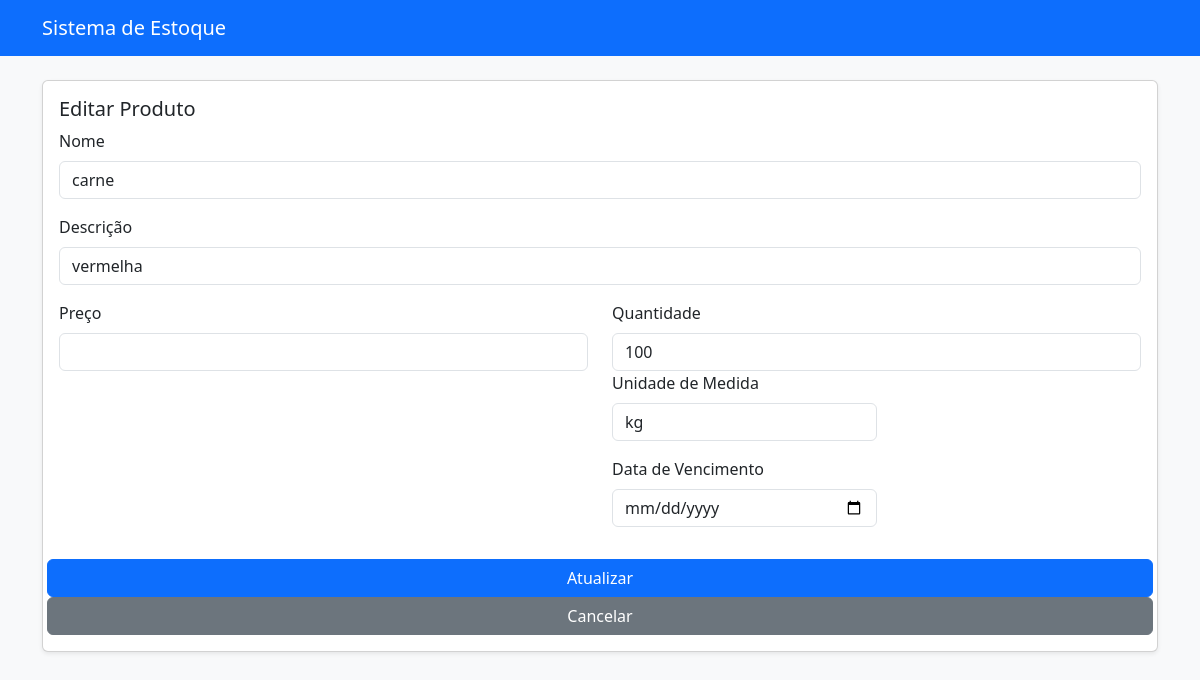
The page /editar/2/ (signed in) on the database its author committed.
### produtos/models.py (models this page shows, shortened)
class Produto(models.Model):
    nome = models.CharField(max_length=100)
    descricao = models.CharField(max_length=255, blank=True)
    preco = models.DecimalField(max_digits=10, decimal_places=2)
    quantidade = models.IntegerField()
    un_medida = models.CharField(max_length=20, default='unidade')
    data_registro = models.DateTimeField(auto_now_add=True)
    data_atualizacao = models.DateTimeField(auto_now=True)
    vencimento = models.DateField(null=True, blank=True)

### produtos/views.py (the view, shortened to what this page needs)
# urls.py: path('editar/<int:id>/', views.editar_produto, name='editar_produto'),
@login_required(login_url='login')
def editar_produto(request, id):
    produto = get_object_or_404(Produto, id=id)
    return render(request, 'produtos/editar.html', {'produto': produto})

### templates/produtos/editar.html (shortened to what this page needs)
<!doctype html>
<html lang="pt-br">
  <head>
    <link href="https://cdn.jsdelivr.net/npm/bootstrap@5.3.2/dist/css/bootstrap.min.css" rel="stylesheet">
  </head>
  <body class="bg-light">
    <nav class="navbar navbar-expand-lg navbar-dark bg-primary mb-4">
      <div class="container">
        <a class="navbar-brand" href="/">Sistema de Estoque</a>
      </div>
    </nav>
    <div class="container">
      <div class="card shadow-sm">
        <div class="card-body">
          <h5 class="card-title">Editar Produto</h5>
          <form method="post">
            <div class="mb-3">
              <label class="form-label">Nome</label>
              <input class="form-control" name="nome" value="{{ produto.nome }}">
            </div>
            <div class="mb-3">
              <label class="form-label">Descrição</label>
              <input class="form-control" name="descricao" value="{{ produto.descricao }}">
            </div>
            <div class="row">
              <div class="col-md-6 mb-3">
                <label class="form-label">Preço</label>
                <input class="form-control" type="number" step="0.01" name="preco" value="{{ produto.preco }}">
              </div>
              <div class="col-md-6 mb-3">
                <label class="form-label">Quantidade</label>
                <input class="form-control" type="number" name="quantidade" value="{{ produto.quantidade }}">
              <div class="col-md-6 mb-3">
                <label class="form-label">Unidade de Medida</label>
                <input class="form-control" name="un_medida" value="{{ produto.un_medida }}">
              </div>
              <div class="col-md-6 mb-3">
                <label class="form-label">Data de Vencimento</label>
                <input class="form-control" type="date" name="vencimento" value="{{ produto.vencimento|default_if_none:'' }}">
              </div>
            </div>
            <button class="btn btn-primary" type="submit">Atualizar</button>
            <a class="btn btn-secondary" href="/">Cancelar</a>
          </form>
        </div>
      </div>
    </div>
  </body>
</html>

### rows shown on the page
Produto: nome "carne", descricao "vermelha", quantidade "100", un_medida "kg"
